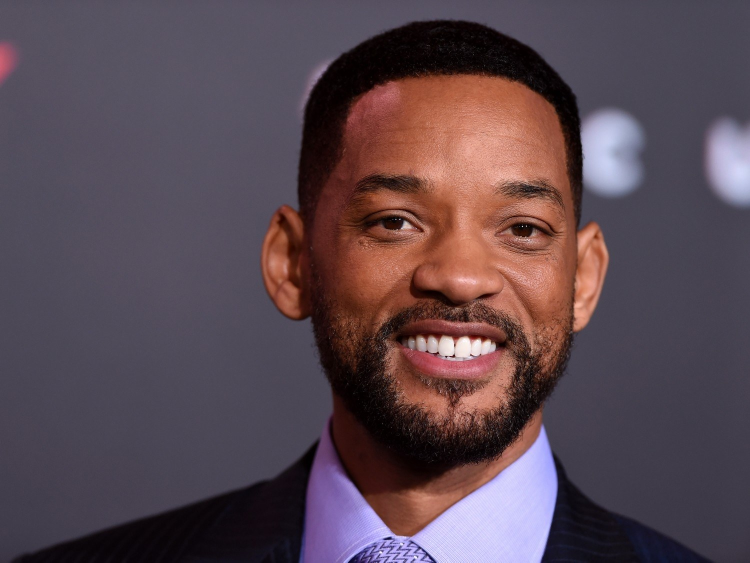
#> input picture datasets/will_smith/1.jpg, 1500 x 1125 px, given in place of the camera (shown at 1/2 size)
$ python create_data.py
#> lines starting #> are read from the running program, lines starting #| are printed output that depends on the picture; after the words box and inside, x2 and y2 are one past the last pixel; in counts of white or black regions, pixels touching at a corner belong together
import cv2, sys, numpy, os
haar_file = 'haarcascade_frontalface_default.xml'

datasets = 'datasets'

sub_data = 'nadeen'

path = os.path.join(datasets, sub_data)
if not os.path.isdir(path):
	os.mkdir(path)


(width, height) = (130, 100)

face_cascade = cv2.CascadeClassifier(haar_file)
webcam = cv2.VideoCapture(0)

count = 1
while count < 100:
	(_, im) = webcam.read()
#> im is the input picture: shape (1125, 1500, 3); mean B, G, R 81, 72.4, 89.9
	gray = cv2.cvtColor(im, cv2.COLOR_BGR2GRAY)
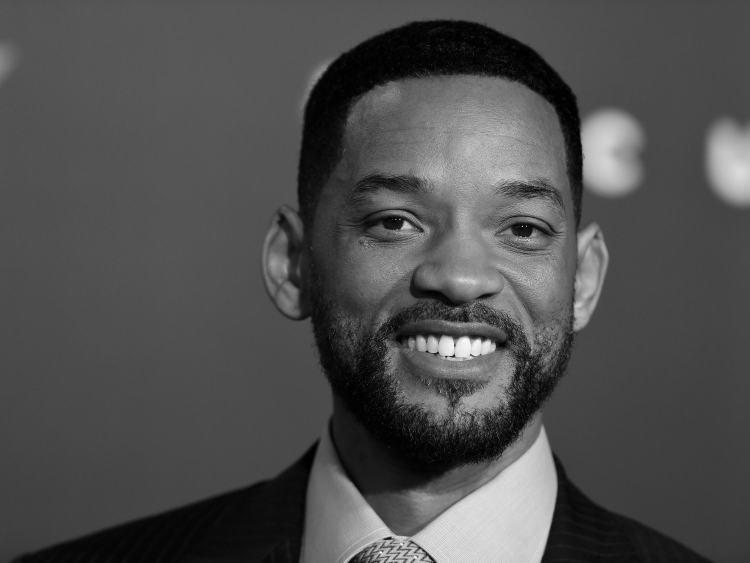
#> gray: shape (1125, 1500) (shown at 1/2 size); min 0, max 254, mean 78.7
	faces = face_cascade.detectMultiScale(gray, 1.3, 4)
#> faces = [[610, 192, 624, 624]]
	for (x, y, w, h) in faces:
		cv2.rectangle(im, (x, y), (x + w, y + h), (255, 0, 0), 2)
		face = gray[y:y + h, x:x + w]
		face_resize = cv2.resize(face, (width, height))
		cv2.imwrite('% s/% s.png' % (path, count), face_resize)
#> this loop made 1 pass
#> pass 1, `face = gray[y:y + h, x:x + w]`:
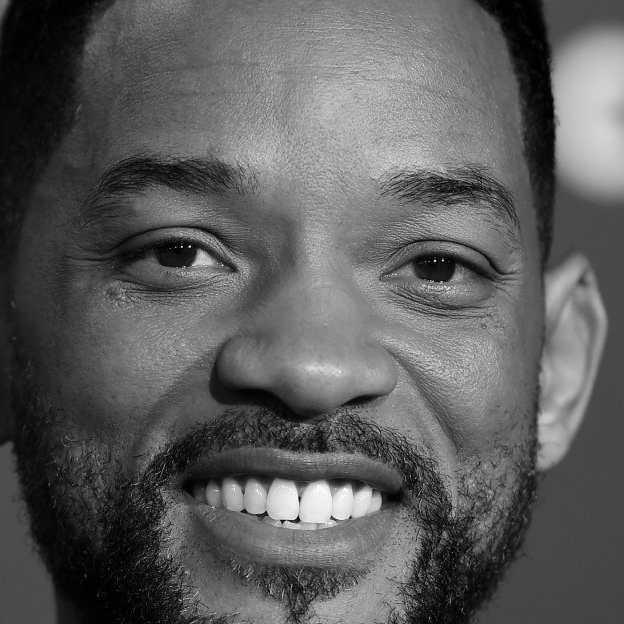
#> face: shape (624, 624); min 0, max 254, mean 91.9
#> pass 1, `face_resize = cv2.resize(face, (width, height))`:
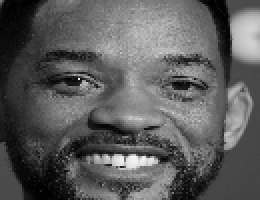
#> face_resize: shape (100, 130) (shown 2 times larger); min 0, max 248, mean 91.8
#> after the loop:
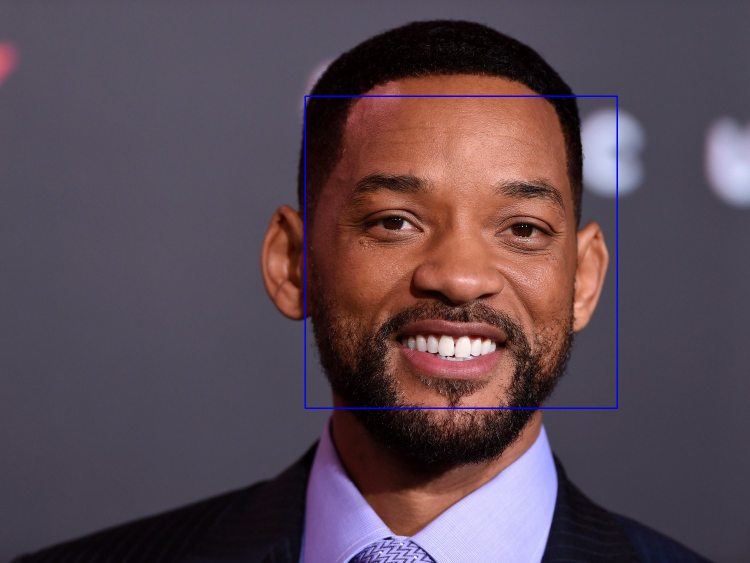
#> im: shape (1125, 1500, 3) (shown at 1/2 size); 0.44% of pixels changed, all inside (x1, y1, x2, y2) = (609, 191, 1236, 818)
	count += 1

	cv2.imshow('OpenCV', im)
	key = cv2.waitKey(10)
#> (key Esc is pressed here)
	if key == 27:
		break
